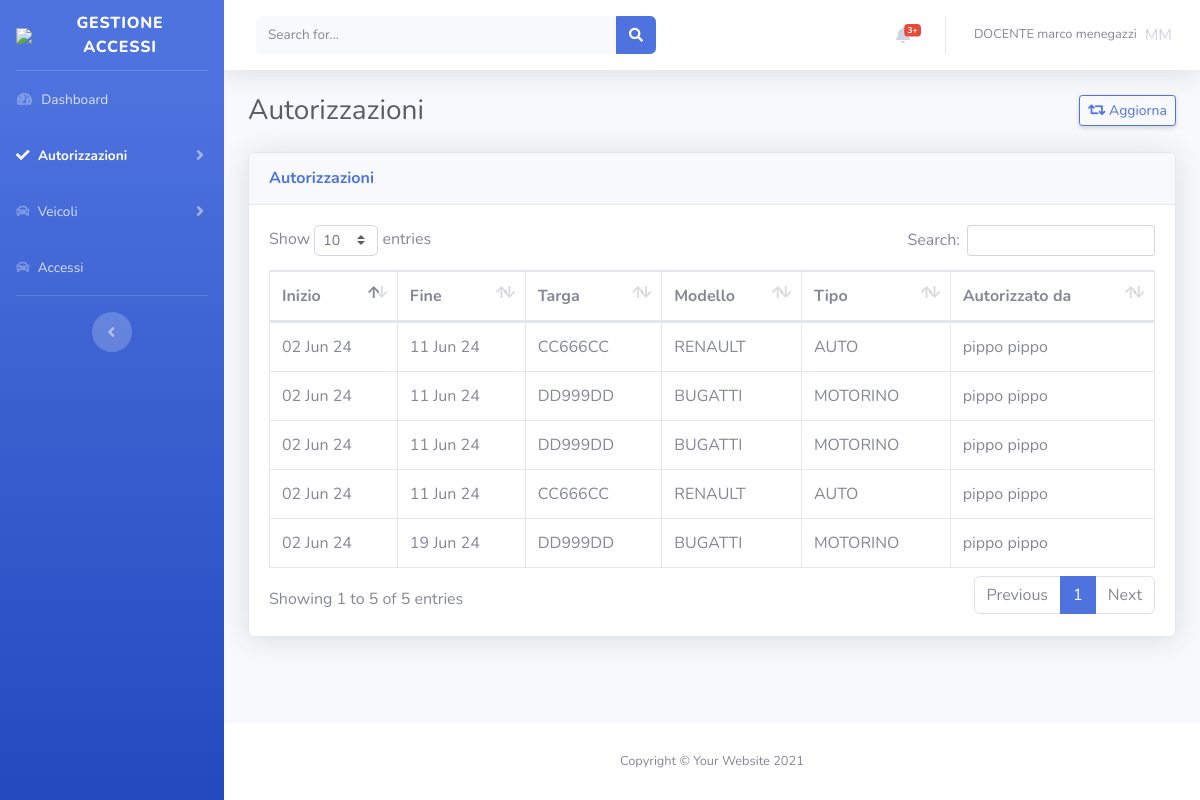
Page /index.php?page_id=3 (signed in) on the committed database.
### tables this page shows
CREATE TABLE `AUTORIZZAZIONI` (
  `ID` int(11) NOT NULL,
  `INIZIO` datetime NOT NULL,
  `FINE` datetime NOT NULL,
  `ID_VEICOLO` int(11) NOT NULL,
  `STATO_RICHIESTA` tinyint(1) DEFAULT NULL,
  `ID_ADMIN` int(11) DEFAULT NULL,
  `DATA_RISPOSTA` datetime DEFAULT NULL
);

CREATE TABLE `VEICOLI` (
  `ID` int(11) NOT NULL,
  `TARGA` varchar(7) NOT NULL,
  `MODELLO` varchar(256) NOT NULL,
  `ID_TIPO` int(11) NOT NULL,
  `ID_UTENTE` int(11) NOT NULL,
  `SALVATO` tinyint(1) NOT NULL DEFAULT '0',
  `ID_ADMIN` int(11) DEFAULT NULL
);

CREATE TABLE `TIPI_VEICOLO` (
  `ID` int(11) NOT NULL,
  `DESCRIZIONE` varchar(256) NOT NULL
);

CREATE TABLE `UTENTI` (
  `ID` int(11) NOT NULL,
  `NOME` varchar(256) NOT NULL,
  `COGNOME` varchar(256) NOT NULL,
  `TELEFONO` varchar(256) NOT NULL,
  `CODICE_FISCALE` varchar(16) NOT NULL,
  `EMAIL` varchar(256) NOT NULL,
  `PASSWORD` varchar(256) NOT NULL,
  `ID_RUOLO` int(11) NOT NULL
);

### database.php (called while the page is built)
<?php
class Database
{
    protected static  $conn;
    public static function connect(){
        self::$conn = new mysqli("localhost", "root", "root", "info5bia_targhe");
    }
    public static function query(string $sql){
        return self::$conn->query($sql);
    }
}

### pages/autorizzazioni.php (the view, shortened to what this page needs)
<?php
$query = "SELECT a.ID, a.INIZIO, a.FINE, a.STATO_RICHIESTA, v.TARGA, v.MODELLO, tv.DESCRIZIONE AS TIPO, u.NOME AS NOME, u.COGNOME AS COGNOME, u2.NOME AS ADMIN_NOME, u2.COGNOME AS ADMIN_COGNOME, r.DESCRIZIONE AS RUOLO
FROM AUTORIZZAZIONI a
INNER JOIN VEICOLI v ON a.ID_VEICOLO = v.ID
INNER JOIN TIPI_VEICOLO tv ON tv.ID = v.ID_TIPO
INNER JOIN UTENTI u ON u.ID = v.ID_UTENTE
INNER JOIN UTENTI u2 ON u2.ID = a.ID_ADMIN
INNER JOIN RUOLI r ON r.ID = u.ID_RUOLO
WHERE a.STATO_RICHIESTA = 1";
if($_SESSION['user']['RUOLO'] !== "ADMIN"){
    $query .= " AND u.ID = " . $_SESSION['user']['ID'];
}
$autorizzazioni = Database::query($query);
Components::heading("Autorizzazioni", "fa fa-retweet", "Aggiorna", "", "btn-outline-primary") ?>
<?php if($autorizzazioni->num_rows == 0): ?>
    <div><h2>Non hai nessuna autorizzazione attiva</h2></div>
<?php else: ?>
    <div class="card shadow mb-4">
        <div class="card-header py-3">
            <h6 class="m-0 font-weight-bold text-primary">Autorizzazioni</h6>
        </div>
        <div class="card-body">
            <div class="table-responsive">
                <table class="table table-bordered" id="dataTable" width="100%" cellspacing="0">
                    <thead>
                        <tr>
                            <th>Inizio</th>
                            <th>Fine</th>
                            <th>Targa</th>
                            <th>Modello</th>
                            <th>Tipo</th>
                            <th>Autorizzato da</th>
                        </tr>
                    </thead>
                    <tbody>
                        <?php while($autorizzazione = $autorizzazioni->fetch_assoc()): ?>
                            <tr>
                                <td><?= date("d M y", strtotime($autorizzazione['INIZIO'])) ?></td>
                                <td><?= date("d M y", strtotime($autorizzazione['FINE'])) ?></td>
                                <td><?= $autorizzazione['TARGA'] ?></td>
                                <td><?= $autorizzazione['MODELLO'] ?></td>
                                <td><?= $autorizzazione['TIPO'] ?></td>
                                <td><?= $autorizzazione['ADMIN_NOME'] . " " . $autorizzazione['ADMIN_COGNOME'] ?></td>
                            </tr>
                        <?php endwhile; ?>
                    </tbody>
                </table>
            </div>
        </div>
    </div>
<?php endif; ?>

### index.php (shortened to what this page needs)
<?php
if (isset($_SESSION['user'])){
    require_once('database.php');
    $current_user = $_SESSION['user'];
}
?>
<!DOCTYPE html>
<html lang="en">
<head>
    <link href="vendor/fontawesome-free/css/all.min.css" rel="stylesheet" type="text/css">
    <link href="css/sb-admin-2.min.css" rel="stylesheet">
    <link href="vendor/datatables/dataTables.bootstrap4.min.css" rel="stylesheet">
</head>
<body id="page-top">
    <div id="wrapper">
        <?php include("components/navbar.php"); ?>
        <div id="content-wrapper" class="d-flex flex-column">
            <div id="content">
                <nav class="navbar navbar-expand navbar-light bg-white topbar mb-4 static-top shadow">
                    <form
                        action="https://www.google.com/search" method="get"
                        class="d-none d-sm-inline-block form-inline mr-auto ml-md-3 my-2 my-md-0 mw-100 navbar-search">
                        <div class="input-group">
                            <input type="text" name="q" class="form-control bg-light border-0 small" placeholder="Search for..."
                                aria-label="Search" aria-describedby="basic-addon2">
                            <div class="input-group-append">
                                <button class="btn btn-primary" type="submit">
                                    <i class="fas fa-search fa-sm"></i>
                                </button>
                            </div>
                        </div>
                    </form>
                    <ul class="navbar-nav ml-auto">
                        <li class="nav-item dropdown no-arrow mx-1">
                            <a class="nav-link dropdown-toggle" href="#" id="alertsDropdown" role="button"
                                data-toggle="dropdown" aria-haspopup="true" aria-expanded="false">
                                <i class="fas fa-bell fa-fw"></i>
                                <span class="badge badge-danger badge-counter">3+</span>
                            </a>
                        </li>
                        <?php $initials = strtoupper(substr($current_user['NOME'], 0, 1) . substr($current_user['COGNOME'], 0, 1));?>
                        <li class="nav-item dropdown no-arrow">
                            <a class="nav-link dropdown-toggle" href="#" id="userDropdown" role="button"
                                data-toggle="dropdown" aria-haspopup="true" aria-expanded="false">
                                <span class="mr-2 d-none d-lg-inline text-gray-600 small"><?= $current_user['RUOLO'] . " " . $current_user['NOME'] . " " . $current_user['COGNOME']; ?></span>
                                <div class="profile" style=""><?php echo $initials; ?></div>
                            </a>
                        </li>
                    </ul>
                </nav>
                <div class="container-fluid">
                    <?php Components::main_content() ?>
                </div>
            </div>
            <footer class="sticky-footer bg-white">
                <div class="container my-auto">
                    <div class="copyright text-center my-auto">
                        <span>Copyright &copy; Your Website 2021</span>
                    </div>
                </div>
            </footer>
        </div>
    </div>
    <div class="toast-container position-fixed p-3" style="bottom: 0; right: 0;">
    </div>
</body>
</html>

### components/navbar.php
<ul class="navbar-nav bg-gradient-primary sidebar sidebar-dark accordion" id="accordionSidebar">
    <a class="sidebar-brand d-flex align-items-center justify-content-center" href="index.php">
        <div class="sidebar-brand-icon">
            <img src="https://www.ittvt.edu.it/wp-content/uploads/cropped-LOGO-SITO-ITT.png" />
        </div>
        <div class="sidebar-brand-text mx-3">Gestione accessi</div>
    </a>
    <hr class="sidebar-divider my-0">
    <?php require_once(__DIR__ . '/../components/components.php'); Components::navbar() ?>
    <hr class="sidebar-divider d-none d-md-block">
    <div class="text-center d-none d-md-inline">
        <button class="rounded-circle border-0" id="sidebarToggle"></button>
    </div>
</ul>

### components/components.php (shortened to what this page needs)
<?php
class Components{
    public static $items = [
        [
            "name" => "Dashboard",
            "icon" => "fas fa-fw fa-tachometer-alt",
            "require_admin" => false
        ],
        [
            "name" => "Utenti",
            "icon" => "fa fa-user",
            "require_admin" => true,
            "sub_items" => [
                ["name" => "Utenti"],
                ["name" => "Nuovo", "icon" => "fas fa-plus fa-sm"]
            ]
        ],
        [
            "name" => "Autorizzazioni",
            "icon" => "fas fa-check",
            "require_admin" => false,
            "sub_items" => [
                ["name" => "Autorizzazioni"],
                ["name" => "Richieste"],
                ["name" => "Nuovo", "icon" => " fas fa-plus fa-sm"],
            ]
        ],
        [
            "name" => "Veicoli",
            "icon" => "fa fa-car",
            "require_admin" => false,
            "sub_items" => [
                ["name" => "I miei veicoli", "icon" => "fas fa-car fa-sm"],
                ["name" => "Nuovo", "icon" => "fas fa-plus fa-sm"]
            ]
        ],
        [
            "name" => "Accessi",
            "icon" => "fa fa-car",
            "require_admin" => false
        ]
    ];
    public static function navbar(){
        $page_id = isset($_GET['page_id']) ? $_GET['page_id'] : 0;
        $current_idx = 0;
        foreach(self::$items as $idx => $item):
            if (($item['require_admin'] && $_SESSION['user']['RUOLO'] == "ADMIN") || !$item["require_admin"]):
                if(isset($item["sub_items"])):?>
                    <li class="nav-item <?= $page_id >= $current_idx && $page_id <= $current_idx - 1 + count($item['sub_items']) ? "active" : "" ?>">
                        <a class="nav-link collapsed" href="#" data-toggle="collapse" data-target="#collapse<?= $current_idx ?>"
                            aria-expanded="true" aria-controls="collapse<?= $current_idx ?>">
                            <i class="<?= $item["icon"] ?>"></i>
                            <span><?= $item["name"] ?></span>
                        </a>
                                <?php foreach($item["sub_items"] as $sub_item): $current_idx++?>
                                <?php endforeach; ?>
                    </li>
                <?php else:
                    $current_idx++;?>
                    <li class="nav-item <?= $page_id == $current_idx - 1 ? "active" : "" ?>">
                        <a class="nav-link" href="index.php?page_id=<?= $current_idx - 1 ?>">
                            <i class="<?= $item["icon"] ?>"></i>
                            <span><?= $item["name"] ?></span>
                        </a>
                    </li>
        <?php endif; else: $current_idx = $current_idx + count($item["sub_items"]); endif; endforeach;
    }
    public static function main_content(){
        switch($_GET['page_id']) {
            case 3:
                include('pages/autorizzazioni.php');
                break;
        }
    }
    public static function heading(string $title, string $icon = "", string $link = "", string $href = "", string $link_style = ""){?>
        <div class="d-sm-flex align-items-center justify-content-between mb-4">
            <h1 class="h3 mb-0 text-gray-800"><?= $title ?></h1>
            <?php if($icon !== "" || $link !== ""): ?>
            <a href="<?= $href ?>" class="btn btn-sm shadow-sm <?= $link_style ?>">
                <i class="<?= $icon ?>"></i>
                <?= $link ?>
            </a>
            <?php endif; ?>
        </div><?php
    }
    public static function not_found(string $href = "index.php", string $text = "404", string $msg = "Pagina non trovata"){?>
    <?php }
}

### rows in the picture
autorizzazioni: INIZIO "02 Jun 24", FINE "11 Jun 24", ID_VEICOLO.TARGA "CC666CC", ID_VEICOLO.MODELLO "RENAULT", tipi_veicolo.DESCRIZIONE "AUTO", ID_ADMIN.NOME "pippo", ID_ADMIN.COGNOME "pippo"
autorizzazioni: INIZIO "02 Jun 24", FINE "11 Jun 24", ID_VEICOLO.TARGA "DD999DD", ID_VEICOLO.MODELLO "BUGATTI", tipi_veicolo.DESCRIZIONE "MOTORINO", ID_ADMIN.NOME "pippo", ID_ADMIN.COGNOME "pippo"
autorizzazioni: INIZIO "02 Jun 24", FINE "11 Jun 24", ID_VEICOLO.TARGA "DD999DD", ID_VEICOLO.MODELLO "BUGATTI", tipi_veicolo.DESCRIZIONE "MOTORINO", ID_ADMIN.NOME "pippo", ID_ADMIN.COGNOME "pippo"
autorizzazioni: INIZIO "02 Jun 24", FINE "11 Jun 24", ID_VEICOLO.TARGA "CC666CC", ID_VEICOLO.MODELLO "RENAULT", tipi_veicolo.DESCRIZIONE "AUTO", ID_ADMIN.NOME "pippo", ID_ADMIN.COGNOME "pippo"
autorizzazioni: INIZIO "02 Jun 24", FINE "19 Jun 24", ID_VEICOLO.TARGA "DD999DD", ID_VEICOLO.MODELLO "BUGATTI", tipi_veicolo.DESCRIZIONE "MOTORINO", ID_ADMIN.NOME "pippo", ID_ADMIN.COGNOME "pippo"

### other values in the picture
$item["name"] "Dashboard"
$item["name"] "Autorizzazioni"
$item["name"] "Veicoli"
$item["name"] "Accessi"
$current_user['RUOLO'] "DOCENTE"
$current_user['NOME'] "marco"
$current_user['COGNOME'] "menegazzi"
$initials "MM"
$title "Autorizzazioni"
$link "Aggiorna"
